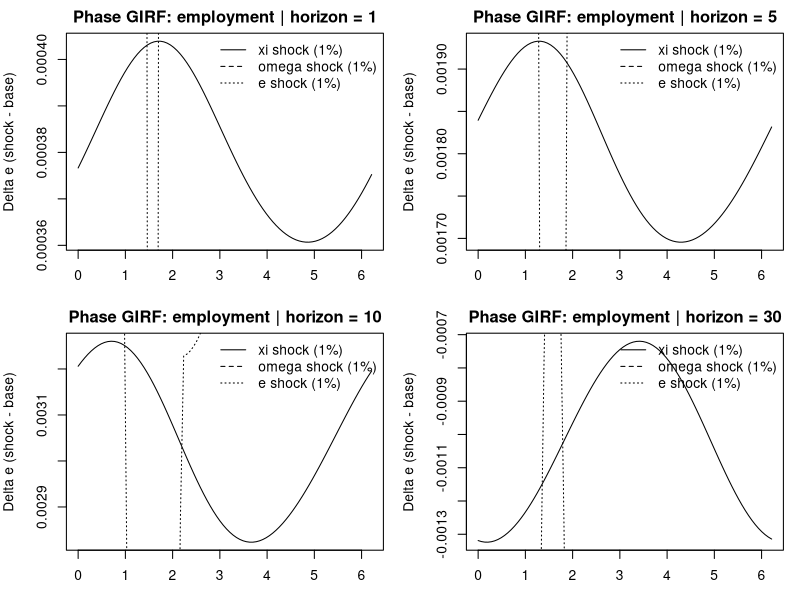
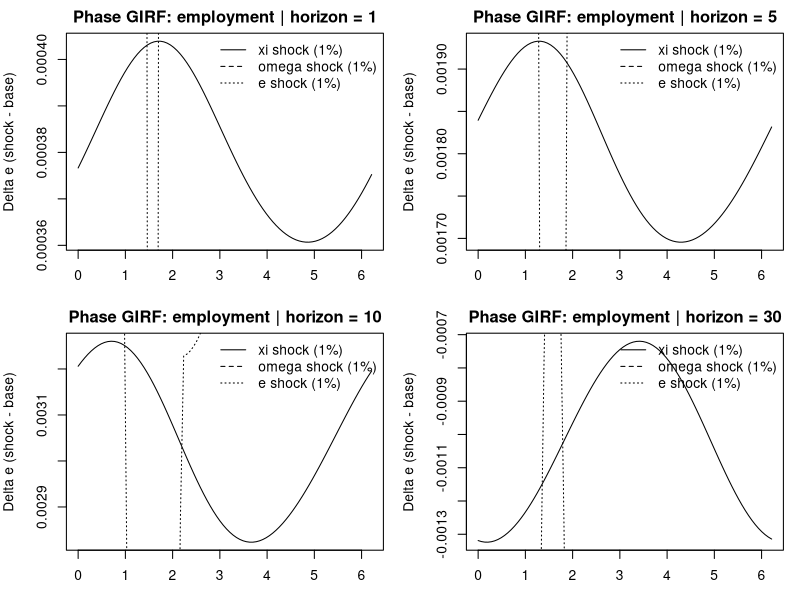
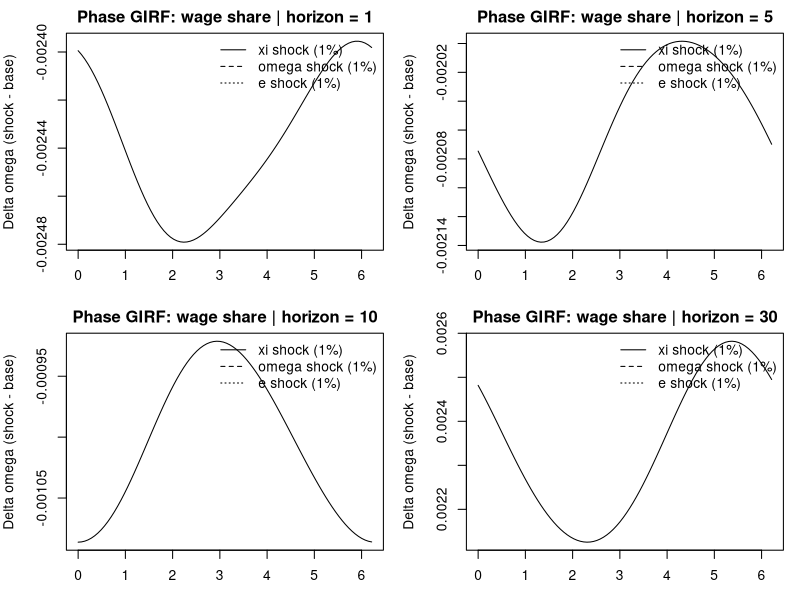
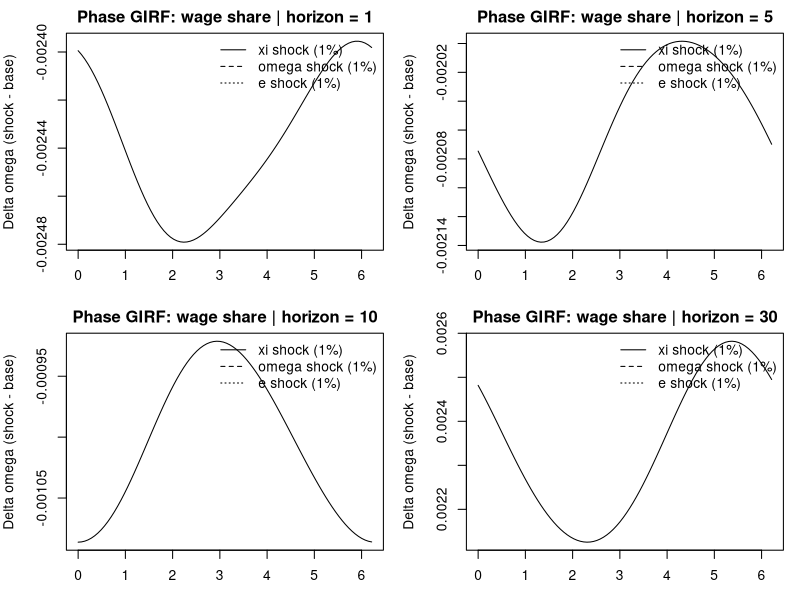
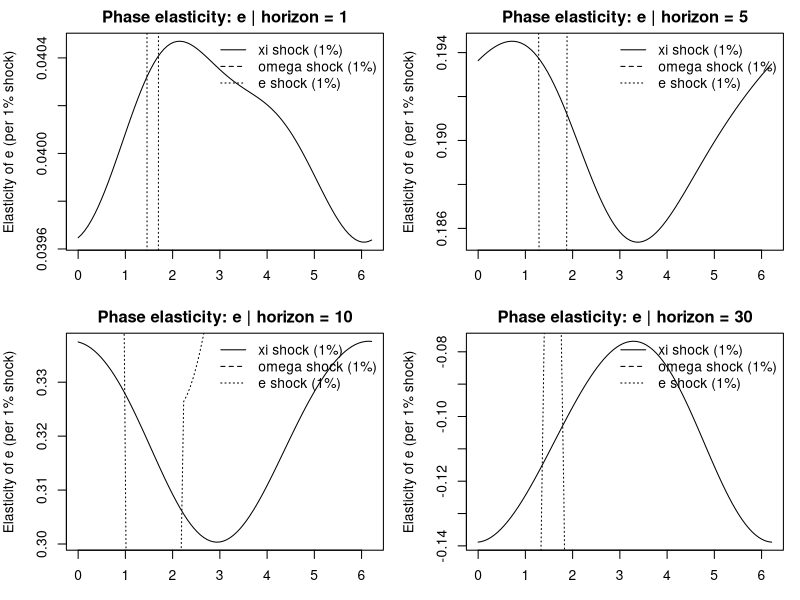
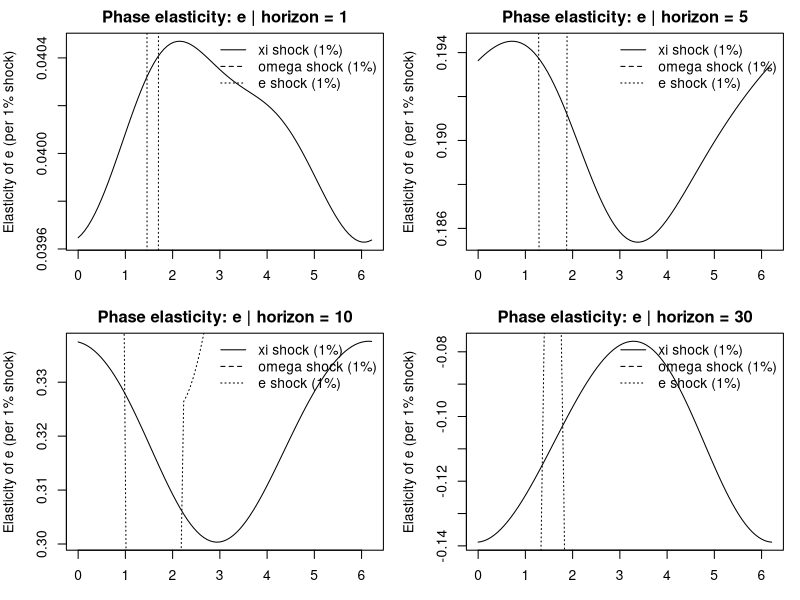
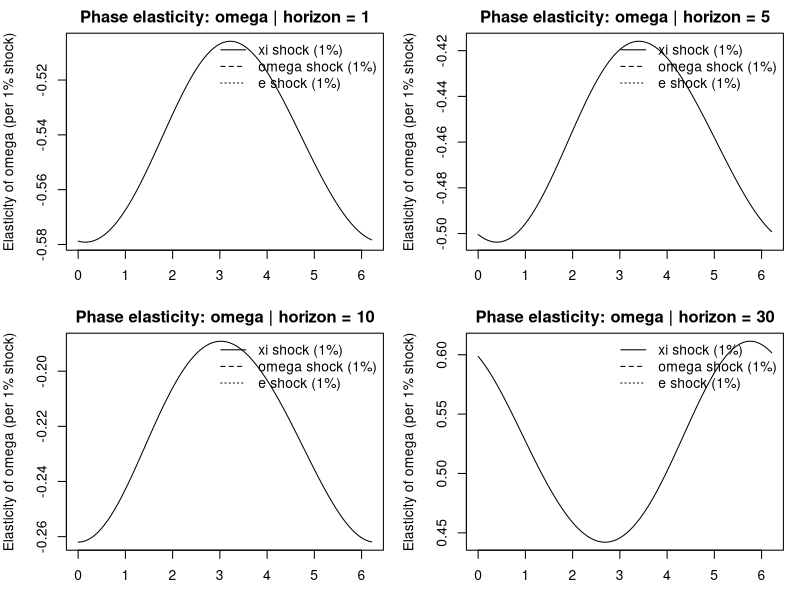
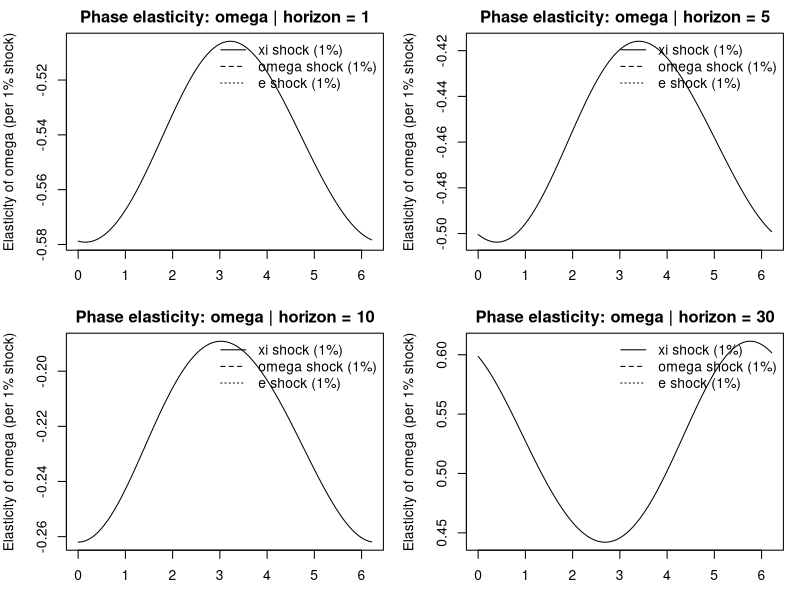

The R script that drew these images, in order:
# STEP 4C: Phase-dependent GIRFs (Poincare phase), ALL SHOCKS = 1%
# Model: Goodwin Cambridge + depreciation in (e, xi)
# Option A: enforce 0<e(t)<1 by admissible ICs via invariant H (no model change)
#
# Shocks (all 1%):
#   1) xi shock:    xi <- xi*(1+0.01)
#   2) omega shock: omega <- omega*(1+0.01), translated to xi' = 1/omega' - 1
#   3) e shock:     e <- e*(1+0.01), clipped below 1
#
# Outputs:
#   - Phase GIRFs: Delta e, Delta omega
#   - Elasticity-style: (Delta e / e0) per 1% shock, (Delta omega / omega0) per 1% shock
# Saved to: outputs/exploitation_rate/phase_dependency_1pct/

if (!requireNamespace("deSolve", quietly = TRUE)) install.packages("deSolve")
if (!requireNamespace("here", quietly = TRUE))   install.packages("here")
library(deSolve)
library(here)

out_dir <- here::here("outputs", "exploitation_rate", "phase_dependency_1pct")
dir.create(out_dir, recursive = TRUE, showWarnings = FALSE)

# -----------------------------
# 1) Parameters (Cambridge saving + depreciation)
# -----------------------------
alpha <- 0.03
beta  <- 0.02
gamma <- 0.15
delta <- 0.04
s_pi  <- 0.80

# target fixed point (for interpretability)
e_star_target     <- 0.95
omega_star_target <- 0.45

rho   <- (alpha + gamma) / e_star_target
sigma <- s_pi * (1 - omega_star_target) / (alpha + beta + delta)

A <- s_pi / sigma
B <- alpha + gamma
C <- alpha + beta + delta

q <- C / A
stopifnot(q > 0 && q < 1)

e_star  <- B / rho
xi_star <- q / (1 - q)
omega_star <- 1 / (1 + xi_star)

cat("Fixed point:\n")
cat("e*     =", e_star, "\n")
cat("omega* =", omega_star, "\n")
cat("xi*    =", xi_star, "\n\n")

parms <- list(alpha=alpha, beta=beta, gamma=gamma, delta=delta,
              s_pi=s_pi, rho=rho, sigma=sigma)

# -----------------------------
# 2) ODE model in (e, xi)
# -----------------------------
goodwin_cambridge_e_xi <- function(t, state, p) {
  e  <- state[["e"]]
  xi <- state[["xi"]]
  
  A <- p$s_pi / p$sigma
  B <- p$alpha + p$gamma
  C <- p$alpha + p$beta + p$delta
  
  de  <- e  * (A * (xi/(1+xi)) - C)
  dxi <- (1 + xi) * (B - p$rho * e)
  
  list(c(de, dxi))
}

# -----------------------------
# 3) Option A admissibility via invariant H
# -----------------------------
H <- function(e, xi) {
  B*log(e) - rho*e - (A-C)*log(1+xi) - A/(1+xi)
}

e_turning_points <- function(H0, eps = 1e-10) {
  K <- H0 + (A - C) * log(1 + xi_star) + A / (1 + xi_star)
  F <- function(e) B * log(e) - rho * e - K
  
  e_hat <- min(max(B / rho, eps), 1 - eps)
  F_hat <- F(e_hat)
  if (!is.finite(F_hat) || F_hat <= 0) return(NULL)
  
  rL <- try(uniroot(F, c(eps, e_hat - eps))$root, silent = TRUE)
  rR <- try(uniroot(F, c(e_hat + eps, 1 - eps))$root, silent = TRUE)
  if (inherits(rL, "try-error") || inherits(rR, "try-error")) return(NULL)
  
  sort(c(rL, rR))
}

admissible_ic <- function(e0, omega0) {
  if (!is.finite(e0) || !is.finite(omega0)) return(FALSE)
  if (e0 <= 0 || e0 >= 1) return(FALSE)
  if (omega0 <= 0 || omega0 >= 1) return(FALSE)
  
  xi0 <- (1 - omega0) / omega0
  if (!is.finite(xi0) || xi0 <= 0) return(FALSE)
  
  H0 <- H(e0, xi0)
  roots <- e_turning_points(H0)
  if (is.null(roots) || length(roots) != 2) return(FALSE)
  
  list(ok = (roots[1] > 0 && roots[2] < 1), e_min=roots[1], e_max=roots[2], xi0=xi0)
}

shrink_kick_to_admissible <- function(e0_raw, omega0_raw, tol = 1e-6) {
  de <- e0_raw - e_star
  dw <- omega0_raw - omega_star
  test <- function(k) admissible_ic(e_star + k*de, omega_star + k*dw)
  
  r1 <- test(1)
  if (!isFALSE(r1) && r1$ok) {
    return(c(k=1, e0=e_star+de, omega0=omega_star+dw, e_min=r1$e_min, e_max=r1$e_max))
  }
  
  lo <- 0; hi <- 1
  best_k <- NA_real_; best_r <- NULL
  for (iter in 1:70) {
    mid <- 0.5*(lo+hi)
    rm <- test(mid)
    if (!isFALSE(rm) && rm$ok) { best_k <- mid; best_r <- rm; lo <- mid } else { hi <- mid }
    if (hi - lo < tol) break
  }
  if (is.na(best_k)) stop("No admissible non-degenerate orbit for this kick direction. Change raw IC.")
  c(k=best_k, e0=e_star+best_k*de, omega0=omega_star+best_k*dw, e_min=best_r$e_min, e_max=best_r$e_max)
}

# -----------------------------
# 4) Bigger orbit: aggressive raw kick (shrinker keeps it admissible)
# -----------------------------
e0_raw     <- 0.78
omega0_raw <- 0.42

res <- shrink_kick_to_admissible(e0_raw, omega0_raw)
print(res)
cat("Invariant-implied e-range: [", res["e_min"], ",", res["e_max"], "]\n\n")

e0     <- unname(res["e0"])
omega0 <- unname(res["omega0"])
xi0    <- (1 - omega0) / omega0

# -----------------------------
# 5) Baseline simulation to define phase (Poincare section e=e*, upward)
# -----------------------------
dt <- 0.01
Tsim <- 700
times <- seq(0, Tsim, by = dt)

base <- ode(y = c(e=e0, xi=xi0), times = times, func = goodwin_cambridge_e_xi, parms = parms, method = "lsoda")
base <- as.data.frame(base)
base$omega <- 1/(1+base$xi)

cat("Baseline simulated ranges:\n")
cat("e    in [", min(base$e), ",", max(base$e), "]\n")
cat("omega in [", min(base$omega), ",", max(base$omega), "]\n")
cat("xi   in [", min(base$xi), ",", max(base$xi), "]\n\n")

# upward crossings of e=e*
idx <- which(base$e[-nrow(base)] < e_star & base$e[-1] >= e_star)
if (length(idx) < 4) stop("Not enough Poincare crossings. Increase Tsim or change IC direction/amplitude.")

crossings <- data.frame(t=NA_real_, xi=NA_real_)
for (k in seq_along(idx)) {
  i <- idx[k]
  t1 <- base$time[i]; t2 <- base$time[i+1]
  e1 <- base$e[i];    e2 <- base$e[i+1]
  w  <- (e_star - e1) / (e2 - e1)
  tc <- t1 + w*(t2 - t1)
  
  xi1 <- base$xi[i]; xi2 <- base$xi[i+1]
  xic <- xi1 + w*(xi2 - xi1)
  
  crossings[k,] <- c(tc, xic)
}

# last full cycle
t0 <- crossings$t[nrow(crossings)-2]
t1 <- crossings$t[nrow(crossings)-1]
Tper <- t1 - t0
cat("Estimated period:", Tper, "\n\n")

# phase grid
n_phase <- 90
phase_grid <- seq(0, 2*pi, length.out = n_phase + 1)[-(n_phase+1)]
t_phase <- t0 + (phase_grid/(2*pi))*Tper

e_phase  <- approx(base$time, base$e,  xout = t_phase)$y
xi_phase <- approx(base$time, base$xi, xout = t_phase)$y
omega_phase <- 1/(1+xi_phase)

# -----------------------------
# 6) Shocks: ALL are 1% (multiplicative)
# -----------------------------
shock_pct <- 0.01
e_cap <- 0.999999  # avoid touching 1 exactly

# shock constructors (map phase state -> shocked initial state)
shock_xi <- function(e, xi) {
  list(e = e, xi = xi*(1+shock_pct))
}

shock_omega <- function(e, xi) {
  omega <- 1/(1+xi)
  omega_sh <- omega*(1+shock_pct)
  # keep omega in (0,1)
  omega_sh <- min(max(omega_sh, 1e-9), 1-1e-9)
  xi_sh <- 1/omega_sh - 1
  list(e = e, xi = xi_sh)
}

shock_e <- function(e, xi) {
  e_sh <- min(e*(1+shock_pct), e_cap)
  list(e = e_sh, xi = xi)
}

# -----------------------------
# 7) GIRF engine
# -----------------------------
Hmax <- 30
dt_h <- 0.01
t_h <- seq(0, Hmax, by = dt_h)
horizons <- c(0, 0.5, 1, 2, 5, 10, 20, 30)

simulate_forward <- function(e_init, xi_init) {
  out <- ode(y = c(e=e_init, xi=xi_init), times = t_h, func = goodwin_cambridge_e_xi, parms = parms, method = "lsoda")
  out <- as.data.frame(out)
  out$omega <- 1/(1+out$xi)
  out
}

# storage
make_storage <- function() {
  g <- expand.grid(phase = phase_grid, horizon = horizons)
  g$de <- NA_real_
  g$domega <- NA_real_
  g$elast_e <- NA_real_      # (Delta e / e0) / shock_pct
  g$elast_omega <- NA_real_  # (Delta omega / omega0) / shock_pct
  g
}

girf_xi    <- make_storage()
girf_omega <- make_storage()
girf_e     <- make_storage()

compute_girf <- function(shock_fun, label = "") {
  g <- make_storage()
  
  for (i in seq_along(phase_grid)) {
    e_init  <- e_phase[i]
    xi_init <- xi_phase[i]
    omega0  <- 1/(1+xi_init)
    
    # baseline
    bwd <- simulate_forward(e_init, xi_init)
    
    # shocked
    st <- shock_fun(e_init, xi_init)
    swd <- simulate_forward(st$e, st$xi)
    
    for (h in horizons) {
      eb <- approx(bwd$time, bwd$e, xout = h)$y
      wb <- approx(bwd$time, bwd$omega, xout = h)$y
      
      es <- approx(swd$time, swd$e, xout = h)$y
      ws <- approx(swd$time, swd$omega, xout = h)$y
      
      j <- which(g$phase == phase_grid[i] & g$horizon == h)
      de <- es - eb
      dw <- ws - wb
      
      g$de[j] <- de
      g$domega[j] <- dw
      
      # elasticity-style: percent response per 1% shock
      g$elast_e[j]     <- (de / e_init) / shock_pct
      g$elast_omega[j] <- (dw / omega0) / shock_pct
    }
  }
  
  g
}

cat("Computing GIRFs: xi shock (1%)...\n")
girf_xi <- compute_girf(shock_xi, "xi")
cat("Computing GIRFs: omega shock (1%) via xi mapping...\n")
girf_omega <- compute_girf(shock_omega, "omega")
cat("Computing GIRFs: e shock (1%)...\n")
girf_e <- compute_girf(shock_e, "e")

# save data
write.csv(girf_xi,    file.path(out_dir, "girf_phase_xi_1pct.csv"), row.names=FALSE)
write.csv(girf_omega, file.path(out_dir, "girf_phase_omega_1pct.csv"), row.names=FALSE)
write.csv(girf_e,     file.path(out_dir, "girf_phase_e_1pct.csv"), row.names=FALSE)

# -----------------------------
# 8) Plot overlays (3 shocks) for selected horizons
# -----------------------------
plot_overlay <- function(h, ykey, ylab, main) {
  sub_xi <- girf_xi[girf_xi$horizon == h, ]
  sub_om <- girf_omega[girf_omega$horizon == h, ]
  sub_e  <- girf_e[girf_e$horizon == h, ]
  
  sub_xi <- sub_xi[order(sub_xi$phase), ]
  sub_om <- sub_om[order(sub_om$phase), ]
  sub_e  <- sub_e[order(sub_e$phase), ]
  
  ord <- order(sub_xi$phase)
  ph <- sub_xi$phase[ord]
  
  sub_xi <- girf_xi[girf_xi$horizon == h, ]
  sub_om <- girf_omega[girf_omega$horizon == h, ]
  sub_e  <- girf_e[girf_e$horizon == h, ]
  
  sub_xi <- sub_xi[order(sub_xi$phase), ]
  sub_om <- sub_om[order(sub_om$phase), ]
  sub_e  <- sub_e[order(sub_e$phase), ]
  
  plot(sub_xi$phase, sub_xi[[ykey]], type="l",
       xlab="phase (radians, Poincare-timed)", ylab=ylab,
       main=paste0(main, " | horizon = ", h))
  
  lines(sub_om$phase, sub_om[[ykey]], lty=2)
  lines(sub_e$phase,  sub_e[[ykey]],  lty=3)
  
  abline(h=0, lty=3)
  legend("topright",
         legend=c("xi shock (1%)", "omega shock (1%)", "e shock (1%)"),
         lty=c(1,2,3), bty="n")
}

make_panel <- function(ykey, ylab, main, file_stub) {
  png_path <- file.path(out_dir, paste0(file_stub, ".png"))
  pdf_path <- file.path(out_dir, paste0(file_stub, ".pdf"))
  
  png(png_path, width=1600, height=1200, res=200)
  op <- par(mfrow=c(2,2), mar=c(3,4,2,1))
  for (h in c(1, 5, 10, 30)) plot_overlay(h, ykey, ylab, main)
  par(op)
  dev.off()
  
  pdf(pdf_path, width=10, height=8)
  op <- par(mfrow=c(2,2), mar=c(3,4,2,1))
  for (h in c(1, 5, 10, 30)) plot_overlay(h, ykey, ylab, main)
  par(op)
  dev.off()
  
  cat("Saved:\n", png_path, "\n", pdf_path, "\n\n")
}

# Level GIRFs
make_panel("de",     "Delta e (shock - base)",      "Phase GIRF: employment", "phase_overlay_DE_levels")
make_panel("domega", "Delta omega (shock - base)",  "Phase GIRF: wage share", "phase_overlay_DOMEGA_levels")

# Elasticity-style (percent response per 1% shock)
make_panel("elast_e",     "Elasticity of e (per 1% shock)",     "Phase elasticity: e", "phase_overlay_DE_elasticity")
make_panel("elast_omega", "Elasticity of omega (per 1% shock)", "Phase elasticity: omega", "phase_overlay_DOMEGA_elasticity")

cat("Done. Outputs in:\n", out_dir, "\n")
